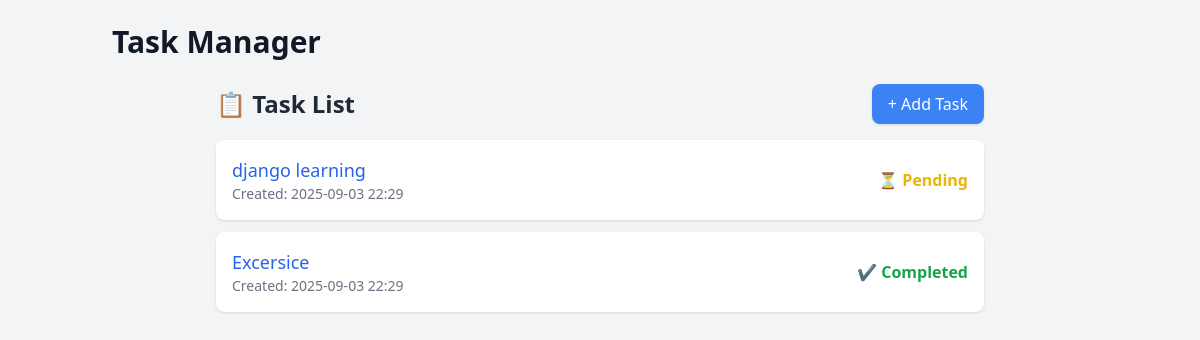
The page / on the database its author committed.
### tasks/models.py (models this page shows, shortened)
class Task(models.Model):
    title = models.CharField(max_length=250)
    content = models.TextField(blank=True, null=True)
    completed = models.BooleanField(default=False)
    created = models.DateTimeField(auto_now_add=True)
    updated = models.DateTimeField(auto_now=True)

### tasks/views.py (the view)
# urls.py: path("", views.task_list, name="task_list"),
def task_list(request):
    tasks = Task.objects.all()
    today = datetime.today().date()
    week_days = [
        (today + timedelta(days=i)) for i in range(-3, 4)
    ]  # سه روز قبل تا سه روز بعد
    return render(
        request,
        "tasks/task_list.html",
        {
            "tasks": tasks,
            "today": today,
            "week_days": week_days,
        },
    )

### tasks/templates/tasks/task_list.html (shortened to what this page needs)
{% extends 'parent/base.html' %}
{% block content %}
<div class="max-w-3xl mx-auto mt-6">
    <div class="flex justify-between items-center mb-4">
        <h2 class="text-2xl font-bold text-gray-800">📋 Task List</h2>
        <a href="{% url 'tasks:add_task' %}"
           class="bg-blue-500 text-white px-4 py-2 rounded-lg shadow hover:bg-blue-600 transition">
            + Add Task
        </a>
    </div>
    <ul class="space-y-3">
        {% for task in tasks %}
            <li class="bg-white shadow rounded-lg p-4 flex justify-between items-center hover:shadow-md transition">
                <div>
                    <a href="{% url 'tasks:task_detail' task.id %}"
                       class="text-lg font-medium text-blue-600 hover:underline">
                        {{ task.title }}
                    </a>
                    <p class="text-sm text-gray-500">
                        Created: {{ task.created|date:"Y-m-d H:i" }}
                    </p>
                </div>
                {% if task.completed %}
                    <span class="text-green-600 font-semibold">✔ Completed</span>
                {% else %}
                    <span class="text-yellow-500 font-semibold">⏳ Pending</span>
                {% endif %}
            </li>
        {% empty %}
            <li class="text-gray-500 italic">No tasks yet...</li>
        {% endfor %}
    </ul>
</div>
{% endblock %}

### rows shown on the page
Task: title "django learning", created "2025-09-03 22:29", completed "⏳ Pending"
Task: title "Excersice", created "2025-09-03 22:29", completed "✔ Completed"
